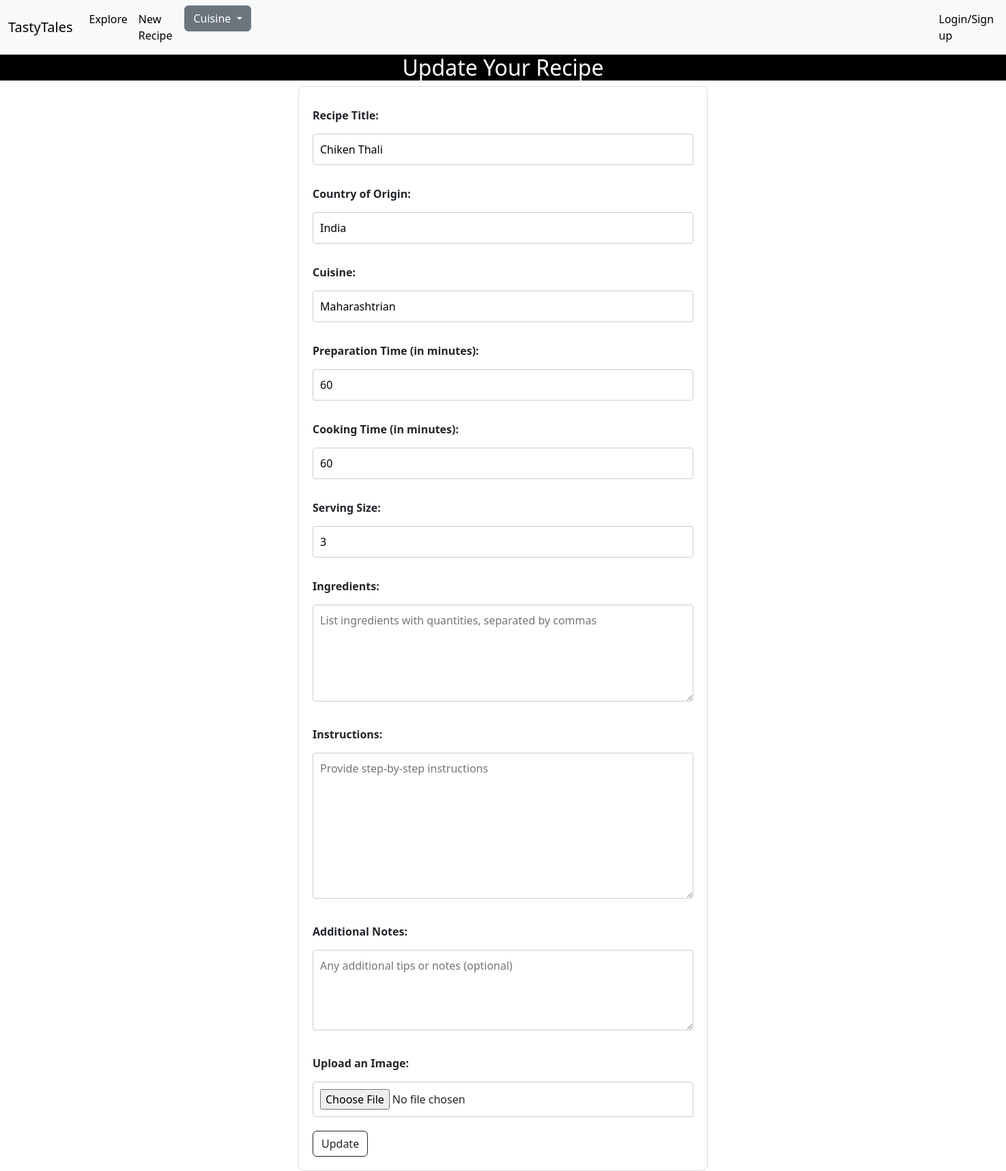
The page /update/8 on the database its author committed.
### app.py (models this page shows, shortened)
class Recipe(db.Model):
    sno=db.Column(db.Integer, primary_key=True)
    title=db.Column(db.String(100), nullable=False)
    country=db.Column(db.String(100), nullable=False)
    cuisine=db.Column(db.String(100), nullable=False)
    prep_time=db.Column(db.Integer, nullable=False)
    cook_time=db.Column(db.Integer, nullable=False)
    serving=db.Column(db.Integer, nullable=False)
    ingredients=db.Column(db.String(1000), nullable=False)
    instructions=db.Column(db.String(1000), nullable=False)
    notes=db.Column(db.String(500), nullable=True)
    image=db.Column(db.LargeBinary, nullable=True)

### app.py (the view, shortened to what this page needs)
@app.route('/update/<int:sno>', methods=['GET','POST'])
def update(sno):
    recipe = Recipe.query.filter_by(sno=sno).first()
    return render_template('update.html', recipe=recipe)

### templates/update.html (shortened to what this page needs)
{% extends 'base.html' %}
    {% block content %}
</head>
<body>
<h2 style="text-align: center; color: #ffffff; background-color: black;">Update Your Recipe</h2>
<form action="/update/{{recipe.sno}}" method="POST" enctype="multipart/form-data" style=" background-color: #ffffff; max-width: 600px; margin: 0 auto; padding: 20px; border: 1px solid #ddd; border-radius: 8px;">
    <label for="title" style="display: block; margin-bottom: 10px; font-weight: bold;">Recipe Title:</label>
    <input type="text" id="title" name="title" placeholder="Enter the recipe title" required
           style="width: 100%; padding: 10px; margin-bottom: 20px; border: 1px solid #ccc; border-radius: 4px;" value="{{recipe.title}}">
    <label for="country" style="display: block; margin-bottom: 10px; font-weight: bold;">Country of Origin:</label>
    <input type="text" id="country" name="country" placeholder="Enter the country of origin" required
           style="width: 100%; padding: 10px; margin-bottom: 20px; border: 1px solid #ccc; border-radius: 4px;" value="{{recipe.country}}">
    <label for="cuisine" style="display: block; margin-bottom: 10px; font-weight: bold;">Cuisine:</label>
    <input type="text" id="cuisine" name="cuisine" placeholder="Enter the cuisine type" required
           style="width: 100%; padding: 10px; margin-bottom: 20px; border: 1px solid #ccc; border-radius: 4px;" value="{{recipe.cuisine}}">
    <label for="prep_time" style="display: block; margin-bottom: 10px; font-weight: bold;">Preparation Time (in minutes):</label>
    <input type="number" id="prep_time" name="prep_time" min="1" placeholder="Enter preparation time" required
           style="width: 100%; padding: 10px; margin-bottom: 20px; border: 1px solid #ccc; border-radius: 4px;" value="{{recipe.prep_time}}">
    <label for="cook_time" style="display: block; margin-bottom: 10px; font-weight: bold;">Cooking Time (in minutes):</label>
    <input type="number" id="cook_time" name="cook_time" min="1" placeholder="Enter cooking time" required
           style="width: 100%; padding: 10px; margin-bottom: 20px; border: 1px solid #ccc; border-radius: 4px;" value="{{recipe.cook_time}}">
    <label for="serving_size" style="display: block; margin-bottom: 10px; font-weight: bold;">Serving Size:</label>
    <input type="number" id="serving_size" name="serving_size" min="1" placeholder="Enter serving size" required
           style="width: 100%; padding: 10px; margin-bottom: 20px; border: 1px solid #ccc; border-radius: 4px;" value="{{recipe.serving}}">
    <label for="ingredients" style="display: block; margin-bottom: 10px; font-weight: bold;">Ingredients:</label>
    <textarea id="ingredients" name="ingredients" rows="5" placeholder="List ingredients with quantities, separated by commas" required
              style="width: 100%; padding: 10px; margin-bottom: 20px; border: 1px solid #ccc; border-radius: 4px;" value="{{recipe.ingredients}}"></textarea>
    <label for="instructions" style="display: block; margin-bottom: 10px; font-weight: bold;">Instructions:</label>
    <textarea id="instructions" name="instructions" rows="8" placeholder="Provide step-by-step instructions" required
              style="width: 100%; padding: 10px; margin-bottom: 20px; border: 1px solid #ccc; border-radius: 4px;" value="{{recipe.instructions}}"></textarea>
    <label for="notes" style="display: block; margin-bottom: 10px; font-weight: bold;">Additional Notes:</label>
    <textarea id="notes" name="notes" rows="4" placeholder="Any additional tips or notes (optional)"
              style="width: 100%; padding: 10px; margin-bottom: 20px; border: 1px solid #ccc; border-radius: 4px;" value="{{recipe.notes}}"></textarea>
    <label for="image" style="display: block; margin-bottom: 10px; font-weight: bold;">Upload an Image:</label>
    <input type="file" id="image" name="image" accept="image/*"
                style="width: 100%; padding: 10px; margin-bottom: 20px; border: 1px solid #ccc; border-radius: 4px;">
    <button type="submit" class="btn btn-outline-dark">
        Update
    </button>
</form>
{% endblock %}

### templates/update.html (style rules this page uses)
label { margin-top: 10px; font-weight: bold; }
input, textarea, select { padding: 10px; margin-top: 5px; border-radius: 5px; border: 1px solid #ccc; font-size: 16px; }

### rows shown on the page
Recipe: title "Chiken Thali", country "India", cuisine "Maharashtrian", prep_time "60", cook_time "60", serving_size "3", ingredients "List ingredients with quantities, separated by commas", instructions "Provide step-by-step instructions", notes "Any additional tips or notes (optional)"
